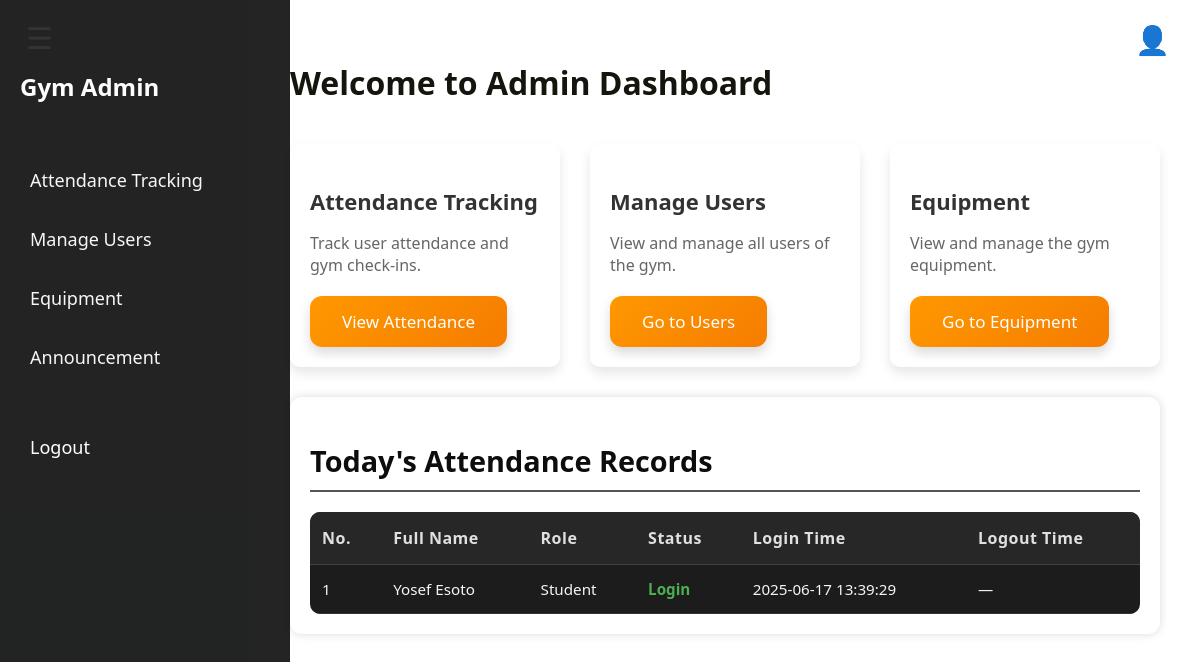
Page /GYM/admin/admin_dashboard.php (signed in) on the committed database.
### tables this page shows
CREATE TABLE `attendance` (
  `id` int(11) NOT NULL,
  `user_id` int(11) NOT NULL,
  `status` enum('Login','Logout') NOT NULL,
  `login_time` datetime DEFAULT NULL,
  `logout_time` datetime DEFAULT NULL,
  `timestamp` timestamp NOT NULL DEFAULT current_timestamp()
);

CREATE TABLE `users` (
  `id` int(11) NOT NULL,
  `first_name` varchar(255) DEFAULT NULL,
  `last_name` varchar(255) DEFAULT NULL,
  `age` int(11) DEFAULT NULL,
  `gender` varchar(50) DEFAULT NULL,
  `email` varchar(255) DEFAULT NULL,
  `phone` varchar(50) DEFAULT NULL,
  `role` varchar(50) DEFAULT NULL,
  `student_id` varchar(50) DEFAULT NULL,
  `course` varchar(50) DEFAULT NULL,
  `section` varchar(50) DEFAULT NULL,
  `customer_id` varchar(50) DEFAULT NULL,
  `payment_plan` varchar(50) DEFAULT NULL,
  `services` text DEFAULT NULL,
  `faculty_id` varchar(50) DEFAULT NULL,
  `faculty_dept` varchar(50) DEFAULT NULL,
  `created_at` timestamp NOT NULL DEFAULT current_timestamp()
);

### GYM/admin/admin_dashboard.php (the view, shortened to what this page needs)
<!DOCTYPE html>
<html lang="en">
<head>
    <link rel="stylesheet" href="css/admin_dashboard.css" />
    <link rel="stylesheet" href="css/update_admin_profile.css" />
</head>
<body>
    <div class="dashboard-wrapper">
        <aside class="sidebar open" id="sidebar">
            <div class="logo">
                <h2>Gym Admin</h2>
            </div>
            <nav class="nav">
                <ul>
                    <li><a href="attendance_tracking.php">  Attendance Tracking</a></li>
                    <li><a href="manage_users.php">Manage Users</a></li>
                    <li><a href="manage_equipment.php">Equipment</a></li>
                    <li><a href="announcement.php">Announcement</a></li>
                </ul>
            </nav>
            <div class="sidebar-logout">
                <a href="admin_logout.php">Logout</a>
            </div>
        </aside>
        <button class="sidebar-toggle" id="hamburger-icon">☰</button>
        <div class="profile-icon" onclick="toggleProfileModal()">👤</div>
        <main class="main-content">
            <header class="header">
                <h1>Welcome to Admin Dashboard</h1>
            </header>
            <section class="dashboard-cards">
                <div class="card">
                    <h3>Attendance Tracking</h3>
                    <p>Track user attendance and gym check-ins.</p>
                    <a href="attendance_tracking.php" class="card-btn">View Attendance</a>
                </div>
                <div class="card">
                    <h3>Manage Users</h3>
                    <p>View and manage all users of the gym.</p>
                    <a href="manage_users.php" class="card-btn">Go to Users</a>
                </div>
                <div class="card">
                    <h3>Equipment</h3>
                    <p>View and manage the gym equipment.</p>
                    <a href="manage_equipment.php" class="card-btn">Go to Equipment</a>
                </div>
            </section>
            <section class="attendance-tracking">
                <h2>Today's Attendance Records</h2>
                <?php
                include('../user/db_connection.php');
                $query = "
                    SELECT
                        a.id,
                        CONCAT(u.first_name, ' ', u.last_name) AS full_name,
                        u.role,
                        a.status,
                        a.login_time,
                        a.logout_time
                    FROM attendance a
                    JOIN users u ON a.user_id = u.id
                    WHERE DATE(a.timestamp) = CURDATE()
                    ORDER BY a.timestamp DESC
                ";
                $result = $conn->query($query);
                $rows = [];
                if ($result && $result->num_rows > 0) {
                    while ($row = $result->fetch_assoc()) {
                        $rows[] = $row;
                    }
                }
                $total = count($rows);
                ?>
                <table>
                    <thead>
                        <tr>
                            <th>No.</th>
                            <th>Full Name</th>
                            <th>Role</th>
                            <th>Status</th>
                            <th>Login Time</th>
                            <th>Logout Time</th>
                        </tr>
                    </thead>
                    <tbody>
                        <?php if ($total > 0): ?>
                            <?php foreach ($rows as $index => $row): ?>
                                <tr>
                                    <td><?= $total - $index ?></td>
                                    <td><?= htmlspecialchars($row['full_name']) ?></td>
                                    <td><?= htmlspecialchars($row['role']) ?></td>
                                    <td class="<?= $row['status'] === 'Login' ? 'status-login' : 'status-logout' ?>">
                                        <?= htmlspecialchars($row['status']) ?>
                                    </td>
                                    <td><?= $row['login_time'] ? htmlspecialchars($row['login_time']) : '—' ?></td>
                                    <td><?= $row['logout_time'] ? htmlspecialchars($row['logout_time']) : '—' ?></td>
                                </tr>
                            <?php endforeach; ?>
                        <?php else: ?>
                            <tr><td colspan="6">No attendance records found for today.</td></tr>
                        <?php endif; ?>
                    </tbody>
                </table>
            </section>
        </main>
    </div>
</body>
</html>

### GYM/admin/css/admin_dashboard.css (style rules this page uses)
body { margin: 0; font-family: 'Segoe UI', Tahoma, Geneva, Verdana, sans-serif; background-color: #f4f6f9; color: #0e9cd0; display: flex; height: 100vh; overflow: hidden; }
.dashboard-wrapper { display: flex; width: 100%; height: 100%; }
.sidebar { width: 250px; background-color: #000000db; color: rgb(248, 249, 250); padding: 20px; display: flex; flex-direction: column; justify-content: flex-start; height: 100vh; position: fixed; top: 0; left: -250px; transition: left 0.3s ease; }
.sidebar.open { left: 0; }
.sidebar .logo h2 { font-size: 24px; font-weight: 600; color: #fefcfc; margin-bottom: 40px; margin-top: 50px; }
.sidebar .nav ul { padding: 0; list-style: none; margin-top: 10px; }
.sidebar .nav ul li { margin: 15px 0; }
.sidebar .nav a { text-decoration: none; color: #f7f5f5; font-size: 18px; font-weight: 500; display: block; padding: 10px; border-radius: 5px; transition: background 0.3s ease; }
.sidebar-logout { margin-top: 30px; }
.sidebar-logout a { display: block; padding: 10px; font-size: 18px; font-weight: 500; color: #ffffff; text-decoration: none; border-radius: 5px; transition: background-color 0.3s ease; }
.sidebar-toggle { position: fixed; top: 20px; left: 20px; font-size: 30px; background: none; border: none; color: #333; cursor: pointer; z-index: 1000; }
.main-content { flex-grow: 1; padding: 40px; background-color: #fff; margin-left: 250px; transition: margin-left 0.3s ease; }
.header { margin-bottom: 40px; }
.header h1 { font-size: 32px; color: #15140d; }
.dashboard-cards { display: grid; grid-template-columns: repeat(3, 1fr); gap: 30px; }
.card { background-color: #ffffff; padding: 20px; border-radius: 10px; box-shadow: 0 6px 12px rgba(0, 0, 0, 0.1); transition: transform 0.3s ease, box-shadow 0.3s ease; }
.card h3 { font-size: 22px; margin-bottom: 10px; color: #333; }
.card p { font-size: 16px; color: #666; margin-bottom: 20px; }
.card-btn { display: inline-block; padding: 14px 32px; font-size: 17px; font-weight: 500; color: #fff; background: linear-gradient(135deg, #ff9800, #f57c00); border: none; border-radius: 12px; cursor: pointer; text-decoration: none; transition: all 0.3s ease-in-out; box-shadow: 0 6px 12px rgba(0, 0, 0, 0.15); }
table { width: 100%; border-collapse: collapse; margin-top: 20px; }
table th, table td { padding: 12px; text-align: left; border-bottom: 1px solid #ddd; }
.status-login { color: green; }

### GYM/admin/css/update_admin_profile.css (style rules this page uses)
.profile-icon { position: absolute; top: 20px; right: 30px; font-size: 28px; color: #007bff; cursor: pointer; transition: color 0.3s ease, transform 0.3s ease; }

### GYM/admin/admin_dashboard.php (style rules this page uses)
.attendance-tracking { margin-top: 30px; background: #ffffff10; backdrop-filter: blur(8px); border-radius: 12px; padding: 20px; box-shadow: 0 0 10px rgba(0, 0, 0, 0.15); }
.attendance-tracking h2 { font-size: 1.8rem; margin-bottom: 20px; color: rgb(14, 13, 13); border-bottom: 2px solid #555; padding-bottom: 10px; }
table { width: 100%; border-collapse: collapse; background-color: #1c1c1c; color: #f5f5f5; border-radius: 10px; overflow: hidden; }
thead { background-color: #272727; }
table th { padding: 15px 12px; text-align: left; font-weight: 600; font-size: 1rem; letter-spacing: 0.5px; color: #e0e0e0; border-bottom: 1px solid #444; }
table td { padding: 14px 12px; font-size: 0.95rem; border-bottom: 1px solid #333; transition: background 0.3s; }
.status-login { color: #4CAF50; font-weight: bold; }

### rows in the picture
attendance: index "1", full_name "Yosef Esoto", user.role "Student", status "Login", login_time "2025-06-17 13:39:29"
